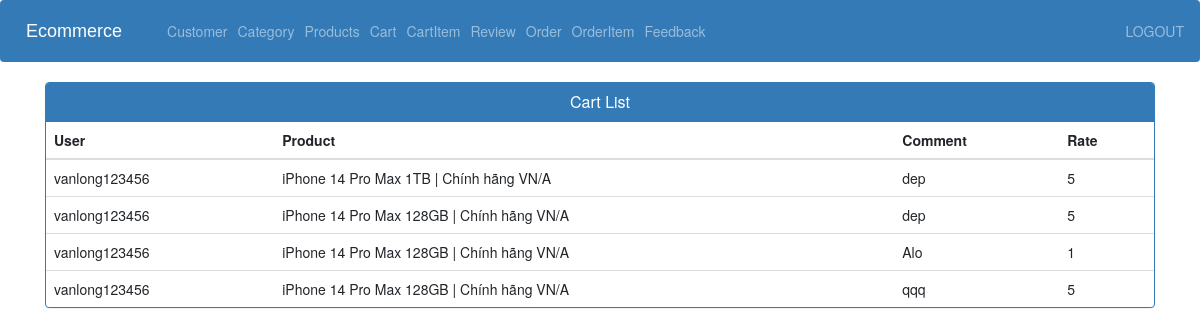
Before: /review_view_admin/ (signed in) with the older database file.
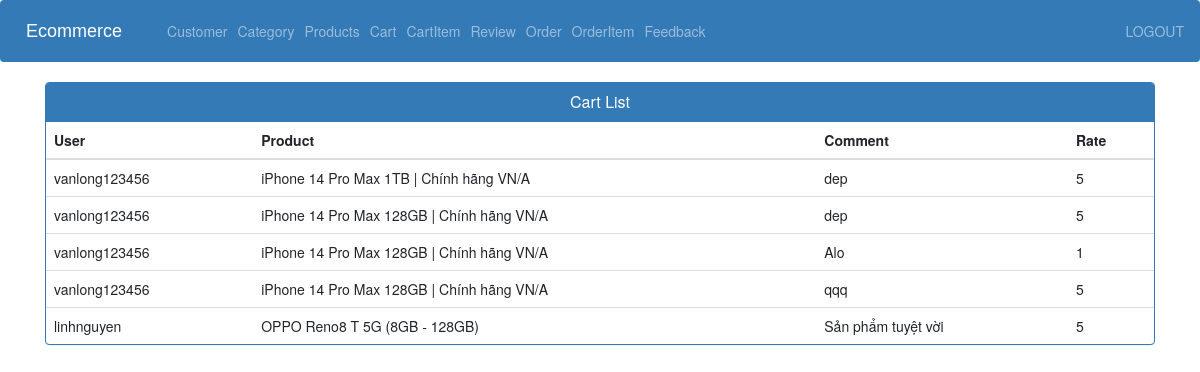
After: the same page with the newer database file.
### store/models.py (models this page shows, shortened)
class Review(models.Model):
    user = models.ForeignKey(User,models.CASCADE)
    product = models.ForeignKey(Product,models.CASCADE)
    comment = models.TextField(max_length=255)
    rate = models.IntegerField(default=0)
    created_at = models.DateTimeField(auto_now_add=True)

class Product(models.Model):
    category = models.ForeignKey(Category,on_delete=models.CASCADE)
    name = models.CharField(max_length=255,null=False, blank=True)
    image = models.ImageField(upload_to=get_file_path,null=True,blank=True)
    quantity = models.IntegerField(null=False, blank=False)
    description = models.TextField(max_length=1000,null=False, blank=False)
    original_price = models.FloatField(null=False, blank=False)
    selling_price = models.FloatField(null=False, blank=False)
    status = models.BooleanField(default=False, help_text="0=default, 1=Hidden")
    trending = models.BooleanField(default=False,help_text="0=default, 1=Trending")
    created_at = models.DateTimeField(auto_now_add=True)

### store/views.py (the view)
# urls.py: path('review_view_admin/',views.review_view_admin, name='review_view_admin'),
@login_required(login_url='adminlogin')
def review_view_admin(request):
    review_list= Review.objects.all()
    page = request.GET.get('page', 1)
    paginator = Paginator(review_list, 10)
    try:
        reviews = paginator.page(page)
    except PageNotAnInteger:
        reviews = paginator.page(1)
    except EmptyPage:
        reviews = paginator.page(paginator.num_pages)
    context = {'reviews':reviews}
    return render(request, 'admin/view_review.html',context)

### store/templates/admin/view_review.html (shortened to what this page needs)
{% extends 'admin/admin_base.html' %}
{% load static %}
{% block content %}
<head>
  <link href="//netdna.bootstrapcdn.com/bootstrap/3.0.0/css/bootstrap.min.css" rel="stylesheet" id="bootstrap-css">
</head>
<div class="container vh-100">
  <div class="panel panel-primary">
    <div class="panel-heading">
      <h6 class="panel-title">Cart List</h6>
    </div>
    <table class="table table-hover" id="dev-table">
      <thead>
        <tr>
          <th>User</th>
          <th>Product</th>
          <th>Comment</th>
          <th>Rate</th>
        </tr>
      </thead>
      {% for p in reviews %}
      {% if p %}
      <tr>
        <td> {{p.user.username}}</td>
        <td>{{ p.product.name }}</td>
        <td>{{p.comment}}</td>
        <td>{{p.rate}}</td>
      </tr>
      {%else%}
      <br><br><br>
      <h1>no products</h1>
      {% endif %}
      {% endfor %}
    </table>
  </div>
</div>
{% endblock content %}

Changed rows visible on the page:
added Review: user.username "linhnguyen", product.name "OPPO Reno8 T 5G (8GB - 128GB)", comment "Sản phẩm tuyệt vời", rate "5"
